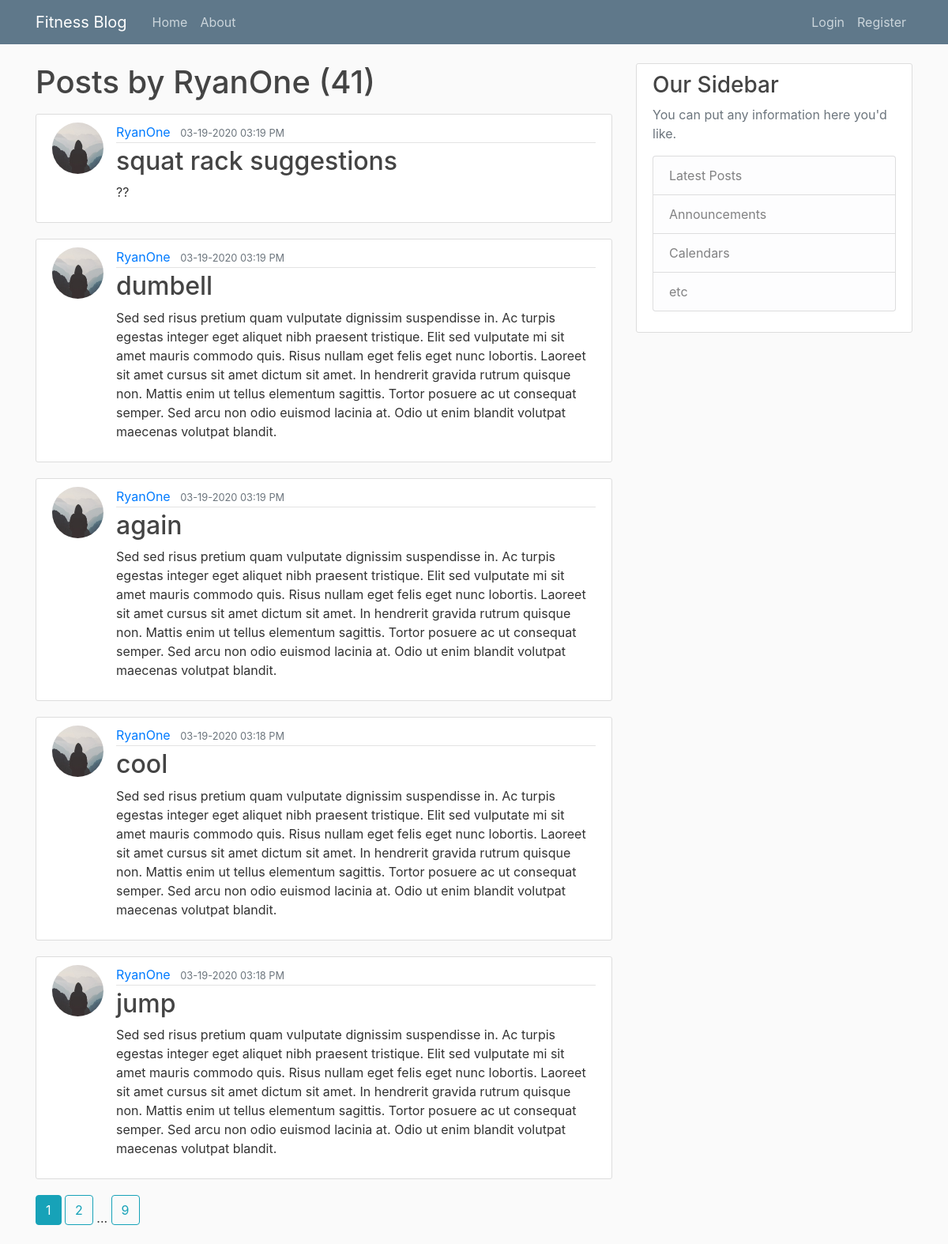
The page /user/RyanOne on the database its author committed.
### fitnessblog/models.py (models this page shows, shortened)
class User(db.Model, UserMixin):
    id = db.Column(db.Integer, primary_key=True)
    username = db.Column(db.String(20), unique=True, nullable=False)
    email = db.Column(db.String(120), unique=True, nullable=False)
    image_file = db.Column(db.String(20), nullable=False, default="default.jpg")
    password = db.Column(db.String(60), nullable=False)
    posts = db.relationship("Post", backref="author", lazy=True)

class Post(db.Model):
    id = db.Column(db.Integer, primary_key=True)
    title = db.Column(db.String(100), nullable=False)
    date_posted = db.Column(db.DateTime, nullable=False, default=datetime.utcnow)
    content = db.Column(db.Text, nullable=False)
    user_id = db.Column(db.Integer, db.ForeignKey("user.id"), nullable=False)

### fitnessblog/users/routes.py (the view)
@users.route("/user/<string:username>")
def user_posts(username):
    page = request.args.get("page", 1, type=int)
    user = User.query.filter_by(username=username).first_or_404()
    posts = (
        Post.query.filter_by(author=user)
        .order_by(Post.date_posted.desc())
        .paginate(page=page, per_page=5)
    )
    return render_template("user_posts.html", posts=posts, user=user)

### fitnessblog/templates/user_posts.html
{% extends "layout.html" %}
{% block content %}
  <h1 class="mb-3">Posts by {{ user.username }} ({{ posts.total }})</h1>
  {% for post in posts.items %}
    <article class="media content-section">
      <img class="rounded-circle article-img" src="{{ url_for('static', filename='profile_pics/' + post.author.image_file) }}">
      <div class="media-body">
        <div class="article-metadata">
          <a class="mr-2" href="{{ url_for('users.user_posts', username=post.author.username) }}">{{ post.author.username }}</a>
          <small class="text-muted">{{ post.date_posted.strftime('%m-%d-%Y %I:%M %p') }}</small>
        </div>
        <h2><a class="article-title" href="{{ url_for('posts.post', post_id=post.id) }}">{{ post.title }}</a></h2>
        <p class="article-content">{{ post.content }}</p>
      </div>
    </article>
  {% endfor %}
  {% for page_num in posts.iter_pages(left_edge=1, right_edge=1, left_current=1, right_current=2) %}
    {% if page_num %}
      {% if posts.page == page_num %}
        <a class="btn btn-info mb-4" href="{{ url_for('users.user_posts', username=user.username, page=page_num) }}">{{ page_num }}</a>
      {% else %}
      <a class="btn btn-outline-info mb-4" href="{{ url_for('users.user_posts', username=user.username, page=page_num) }}">{{ page_num }}</a>
      {% endif %}
    {% else %}
      ...
    {% endif %}
  {% endfor %}
{% endblock content %}

### fitnessblog/templates/layout.html (shortened to what this page needs)
<!DOCTYPE html>
<html lang="en">
  <head>
    <link rel="stylesheet" href="https://stackpath.bootstrapcdn.com/bootstrap/4.3.1/css/bootstrap.min.css">
    <link rel="stylesheet" type="text/css" href="{{ url_for('static', filename='main.css') }}">
  </head>
    <body>
      <header class="site-header">
        <nav class="navbar navbar-expand-md navbar-dark bg-steel fixed-top">
          <div class="container">
            <a class="navbar-brand mr-4" href="/">Fitness Blog</a>
            <div class="collapse navbar-collapse" id="navbarToggle">
              <div class="navbar-nav mr-auto">
                <a class="nav-item nav-link" href="{{ url_for('main.home') }}">Home</a>
                <a class="nav-item nav-link" href="{{ url_for('main.about') }}">About</a>
              </div>
              <div class="navbar-nav">
                {% if current_user.is_authenticated %}
                  <a class="nav-item nav-link" href="{{ url_for('posts.new_post') }}">Create Post</a>
                  <a class="nav-item nav-link" href="{{ url_for('users.account') }}">Account</a>
                  <a class="nav-item nav-link" href="{{ url_for('users.logout') }}">Logout</a>
                {% else %}
                  <a class="nav-item nav-link" href="{{ url_for('users.login') }}">Login</a>
                  <a class="nav-item nav-link" href="{{ url_for('users.register') }}">Register</a>
                {% endif %}
              </div>
            </div>
          </div>
        </nav>
      </header>
      <main role="main" class="container">
        <div class="row">
          <div class="col-md-8">
            {% block content %}{% endblock %}
          </div>
          <div class="col-md-4">
            <div class="content-section">
              <h3>Our Sidebar</h3>
              <p class='text-muted'>You can put any information here you'd like.
                <ul class="list-group">
                  <li class="list-group-item list-group-item-light">Latest Posts</li>
                  <li class="list-group-item list-group-item-light">Announcements</li>
                  <li class="list-group-item list-group-item-light">Calendars</li>
                  <li class="list-group-item list-group-item-light">etc</li>
                </ul>
              </p>
            </div>
          </div>
        </div>
      </main>
    </body>
</html>

### fitnessblog/static/main.css (style rules this page uses)
body { background: #fafafa; color: #333333; margin-top: 5rem; }
h1, h2, h3, h4, h5, h6 { color: #444444; }
.bg-steel { background-color: #5f788a; }
.site-header .navbar-nav .nav-link { color: #cbd5db; }
.content-section { background: #ffffff; padding: 10px 20px; border: 1px solid #dddddd; border-radius: 3px; margin-bottom: 20px; }
.article-title { color: #444444; }
.article-content { white-space: pre-line; }
.article-img { height: 65px; width: 65px; margin-right: 16px; }
.article-metadata { padding-bottom: 1px; margin-bottom: 4px; border-bottom: 1px solid #e3e3e3; }

### rows shown on the page
User: username "RyanOne"
Post: image_file (placeholder picture), author.username "RyanOne", date_posted "03-19-2020 03:19 PM", title "squat rack suggestions", content "??"
Post: image_file (placeholder picture), author.username "RyanOne", date_posted "03-19-2020 03:19 PM", title "dumbell", content "Sed sed risus pretium quam vulputate dignissim suspendisse in. Ac turpis egestas integer eget aliquet nibh praesent tristique. Elit sed vulputate mi sit amet mauris commodo quis. Risus nullam eget felis eget nunc lobortis. Laoreet sit amet cursus sit amet dictum sit amet. In hendrerit gravida rutrum quisque non. Mattis enim ut tellus elementum sagittis. Tortor posuere ac ut consequat semper. Sed arcu non odio euismod lacinia at. Odio ut enim blandit volutpat maecenas volutpat blandit."
Post: image_file (placeholder picture), author.username "RyanOne", date_posted "03-19-2020 03:19 PM", title "again", content "Sed sed risus pretium quam vulputate dignissim suspendisse in. Ac turpis egestas integer eget aliquet nibh praesent tristique. Elit sed vulputate mi sit amet mauris commodo quis. Risus nullam eget felis eget nunc lobortis. Laoreet sit amet cursus sit amet dictum sit amet. In hendrerit gravida rutrum quisque non. Mattis enim ut tellus elementum sagittis. Tortor posuere ac ut consequat semper. Sed arcu non odio euismod lacinia at. Odio ut enim blandit volutpat maecenas volutpat blandit."
Post: image_file (placeholder picture), author.username "RyanOne", date_posted "03-19-2020 03:18 PM", title "cool", content "Sed sed risus pretium quam vulputate dignissim suspendisse in. Ac turpis egestas integer eget aliquet nibh praesent tristique. Elit sed vulputate mi sit amet mauris commodo quis. Risus nullam eget felis eget nunc lobortis. Laoreet sit amet cursus sit amet dictum sit amet. In hendrerit gravida rutrum quisque non. Mattis enim ut tellus elementum sagittis. Tortor posuere ac ut consequat semper. Sed arcu non odio euismod lacinia at. Odio ut enim blandit volutpat maecenas volutpat blandit."
Post: image_file (placeholder picture), author.username "RyanOne", date_posted "03-19-2020 03:18 PM", title "jump", content "Sed sed risus pretium quam vulputate dignissim suspendisse in. Ac turpis egestas integer eget aliquet nibh praesent tristique. Elit sed vulputate mi sit amet mauris commodo quis. Risus nullam eget felis eget nunc lobortis. Laoreet sit amet cursus sit amet dictum sit amet. In hendrerit gravida rutrum quisque non. Mattis enim ut tellus elementum sagittis. Tortor posuere ac ut consequat semper. Sed arcu non odio euismod lacinia at. Odio ut enim blandit volutpat maecenas volutpat blandit."

### other values the page prints
{{ posts.total }} "41"
{{ page_num }} "1"
{{ page_num }} "2" "9"
